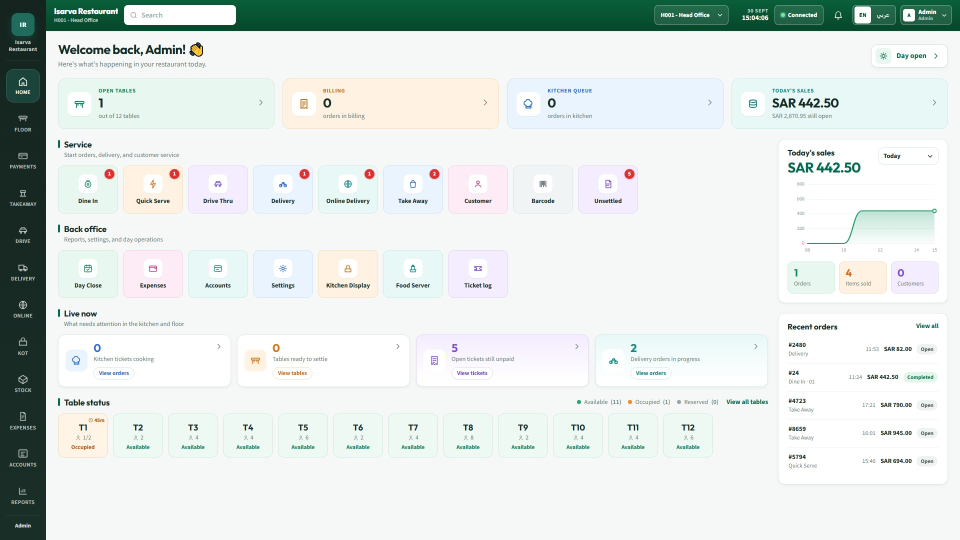
#> input picture project/screens_parts_fk/H_kitchen_kot.jpg, 1920 x 1080 px, given in place of F_takeaway_ticket_open.jpg, which was not available (shown at 1/2 size); the run also reads 1 picture not shown here
$ python check_sizes.py
#> lines starting #> are read from the running program, lines starting #| are printed output that depends on the picture; pictures that were not available may be replaced by others from this repository, and a replacement may not be noted
from PIL import Image

def analyze(name, path):
#> called with name = 'F_takeaway'
    im = Image.open(path)
#> im is the input picture: PIL image 1920x1080 RGB; mean R, G, B 220.8, 228.1, 225.3
    print(f"{name}: size={im.size}")
#| F_takeaway: size=(1920, 1080)

analyze("F_takeaway", "project/screens_parts_fk/F_takeaway_ticket_open.jpg")
analyze("G_online", "project/screens_parts_fk/G_online.jpg")
#> call 2 of analyze, with name = 'G_online', path = 'project/screens_parts_fk/G_online.jpg'
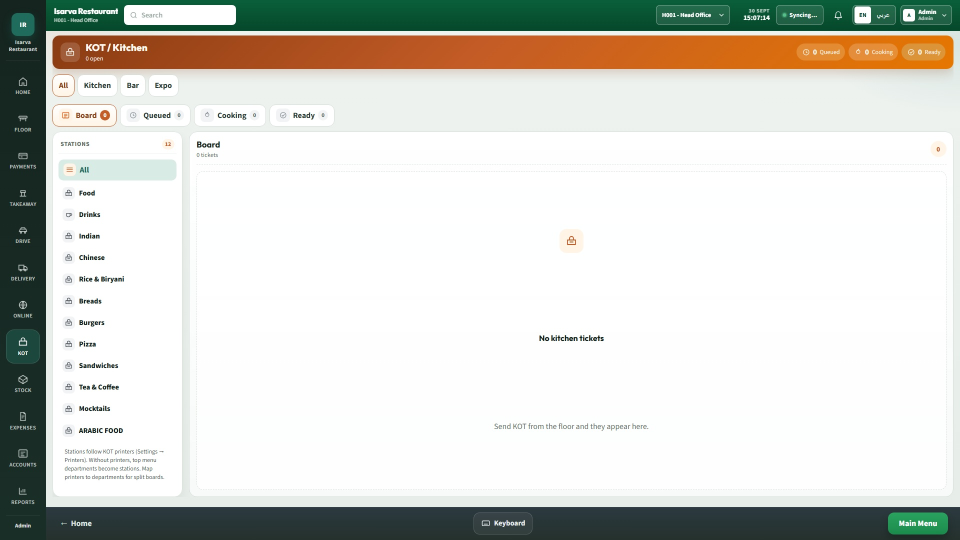
#> input picture project/screens_parts_fk/H_kitchen_kot_with_orders.jpg, 1920 x 1080 px, given in place of G_online.jpg, which was not available (shown at 1/2 size)
#> in analyze, im is the input picture: PIL image 1920x1080 RGB; mean R, G, B 211.6, 212.4, 205.8
#| G_online: size=(1920, 1080)
analyze("H_kitchen", "project/screens_parts_fk/H_kitchen_kot_live.jpg")
#| H_kitchen: size=(1920, 1080)
analyze("I_riders", "project/screens_parts_fk/I_delivery_riders_view.jpg")
#> call 4 of analyze, with name = 'I_riders'
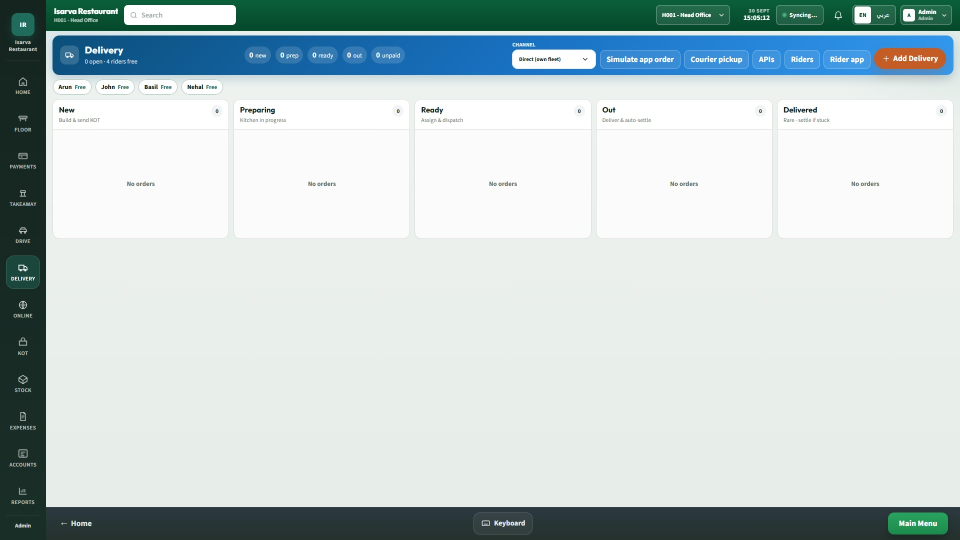
#> input picture project/screens_parts_fk/I_delivery_riders_view.jpg, 1920 x 1080 px, found by its file name (shown at 1/2 size)
#> in analyze, im is the input picture: PIL image 1920x1080 RGB; mean R, G, B 192.9, 206.4, 206.5
#| I_riders: size=(1920, 1080)
analyze("J_accounts", "project/screens_parts_fk/J_accounts.jpg")
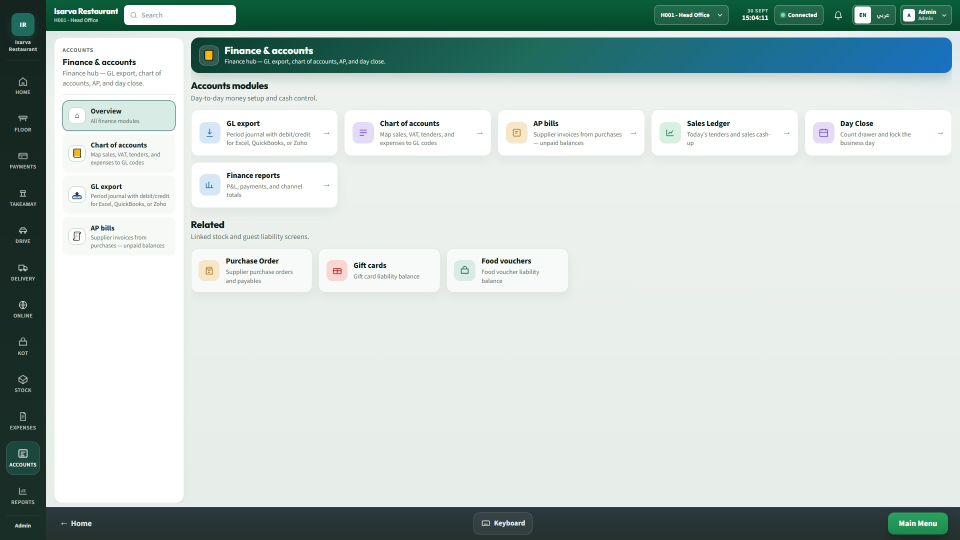
#> input picture project/screens_parts_fk/J_accounts.jpg, 1920 x 1080 px, found by its file name (shown at 1/2 size)
#> in analyze, im is the input picture: PIL image 1920x1080 RGB; mean R, G, B 193.2, 206, 202.2
#| J_accounts: size=(1920, 1080)
#| K_settings: size=(1920, 1080)
analyze("K_settings", "project/screens_parts_fk/K_settings_live.jpg")
